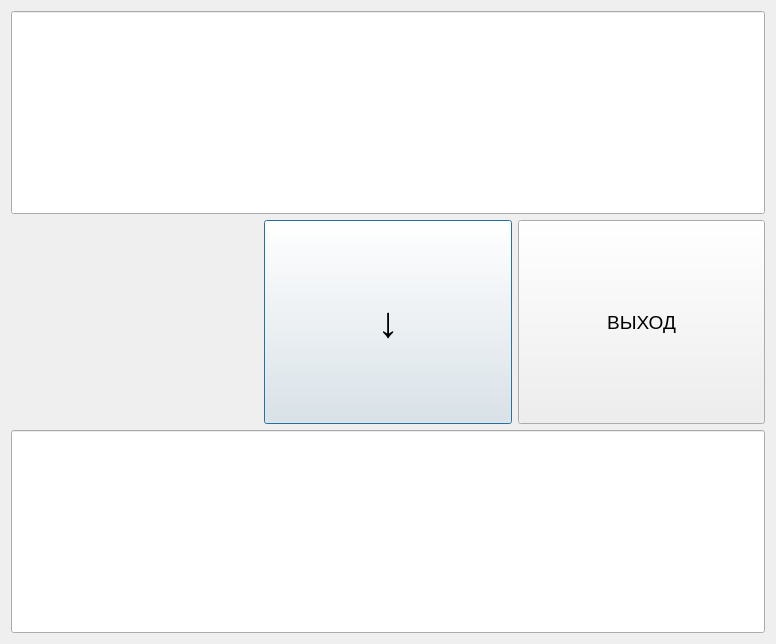
<?xml version="1.0" encoding="UTF-8"?>
<ui version="4.0">
 <class>swapstring</class>
 <widget class="QDialog" name="swapstring">
  <property name="geometry">
   <rect>
    <x>0</x>
    <y>0</y>
    <width>776</width>
    <height>644</height>
   </rect>
  </property>
  <property name="windowTitle">
   <string>Dialog</string>
  </property>
  <layout class="QGridLayout" name="gridLayout">
   <item row="1" column="0">
    <spacer name="horizontalSpacer">
     <property name="orientation">
      <enum>Qt::Orientation::Horizontal</enum>
     </property>
     <property name="sizeHint" stdset="0">
      <size>
       <width>244</width>
       <height>20</height>
      </size>
     </property>
    </spacer>
   </item>
   <item row="1" column="1">
    <widget class="QPushButton" name="pushButton">
     <property name="sizePolicy">
      <sizepolicy hsizetype="MinimumExpanding" vsizetype="Minimum">
       <horstretch>0</horstretch>
       <verstretch>0</verstretch>
      </sizepolicy>
     </property>
     <property name="font">
      <font>
       <pointsize>32</pointsize>
      </font>
     </property>
     <property name="text">
      <string>↓</string>
     </property>
    </widget>
   </item>
   <item row="1" column="2">
    <widget class="QPushButton" name="pushButton_2">
     <property name="sizePolicy">
      <sizepolicy hsizetype="MinimumExpanding" vsizetype="Expanding">
       <horstretch>0</horstretch>
       <verstretch>0</verstretch>
      </sizepolicy>
     </property>
     <property name="font">
      <font>
       <pointsize>14</pointsize>
      </font>
     </property>
     <property name="text">
      <string>ВЫХОД</string>
     </property>
    </widget>
   </item>
   <item row="0" column="0" colspan="3">
    <widget class="QLineEdit" name="lineSt1">
     <property name="sizePolicy">
      <sizepolicy hsizetype="Expanding" vsizetype="MinimumExpanding">
       <horstretch>0</horstretch>
       <verstretch>0</verstretch>
      </sizepolicy>
     </property>
     <property name="font">
      <font>
       <pointsize>14</pointsize>
      </font>
     </property>
     <property name="tabletTracking">
      <bool>true</bool>
     </property>
     <property name="inputMethodHints">
      <set>Qt::InputMethodHint::ImhNone</set>
     </property>
     <property name="frame">
      <bool>true</bool>
     </property>
     <property name="alignment">
      <set>Qt::AlignmentFlag::AlignCenter</set>
     </property>
     <property name="dragEnabled">
      <bool>false</bool>
     </property>
     <property name="readOnly">
      <bool>false</bool>
     </property>
     <property name="cursorMoveStyle">
      <enum>Qt::CursorMoveStyle::VisualMoveStyle</enum>
     </property>
     <property name="clearButtonEnabled">
      <bool>true</bool>
     </property>
    </widget>
   </item>
   <item row="2" column="0" colspan="3">
    <widget class="QLineEdit" name="lineSt2">
     <property name="sizePolicy">
      <sizepolicy hsizetype="Expanding" vsizetype="MinimumExpanding">
       <horstretch>0</horstretch>
       <verstretch>0</verstretch>
      </sizepolicy>
     </property>
     <property name="font">
      <font>
       <pointsize>14</pointsize>
      </font>
     </property>
     <property name="alignment">
      <set>Qt::AlignmentFlag::AlignCenter</set>
     </property>
     <property name="clearButtonEnabled">
      <bool>true</bool>
     </property>
    </widget>
   </item>
  </layout>
 </widget>
 <resources/>
 <connections/>
</ui>
